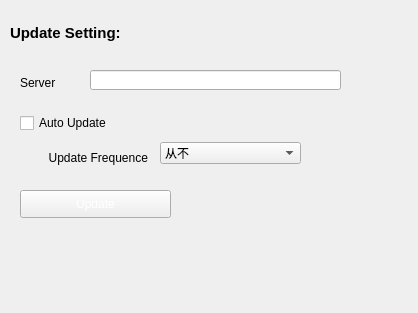
<?xml version="1.0" encoding="UTF-8"?>
<ui version="4.0">
 <class>FormAPNMain</class>
 <widget class="QWidget" name="FormAPNMain">
  <property name="geometry">
   <rect>
    <x>0</x>
    <y>0</y>
    <width>418</width>
    <height>313</height>
   </rect>
  </property>
  <property name="windowTitle">
   <string>Form</string>
  </property>
  <property name="styleSheet">
   <string notr="true">QWidget#FormAPNMain
{
	border-image:url(Skin/bg_tabright_big.png);
}
QPushButton{ 
border-image:url(Skin/SmallChangeableButton_1.png);
	color: rgb(255, 255, 255);
}
QPushButton:pressed{ 
border-image:url(Skin/SmallChangeableButton_3.png);
}
QPushButton:hover{
border-image:url(Skin/SmallChangeableButton_3.png);
	color: rgb(0, 0, 0);
}
QPushButton:disabled{
border-image:url(Skin/SmallChangeableButton_2.png);
	color: rgb(0, 0, 0);
}</string>
  </property>
  <widget class="QPushButton" name="pushButtonManualUpdate">
   <property name="geometry">
    <rect>
     <x>20</x>
     <y>190</y>
     <width>151</width>
     <height>28</height>
    </rect>
   </property>
   <property name="cursor">
    <cursorShape>PointingHandCursor</cursorShape>
   </property>
   <property name="focusPolicy">
    <enum>Qt::NoFocus</enum>
   </property>
   <property name="styleSheet">
    <string notr="true"/>
   </property>
   <property name="text">
    <string>Update</string>
   </property>
  </widget>
  <widget class="QLineEdit" name="lineEditServerAddress">
   <property name="geometry">
    <rect>
     <x>90</x>
     <y>70</y>
     <width>251</width>
     <height>20</height>
    </rect>
   </property>
  </widget>
  <widget class="QLabel" name="labelServer">
   <property name="geometry">
    <rect>
     <x>20</x>
     <y>75</y>
     <width>61</width>
     <height>16</height>
    </rect>
   </property>
   <property name="text">
    <string>Server</string>
   </property>
  </widget>
  <widget class="QCheckBox" name="checkBoxAutoUpdate">
   <property name="geometry">
    <rect>
     <x>20</x>
     <y>115</y>
     <width>161</width>
     <height>16</height>
    </rect>
   </property>
   <property name="cursor">
    <cursorShape>PointingHandCursor</cursorShape>
   </property>
   <property name="focusPolicy">
    <enum>Qt::NoFocus</enum>
   </property>
   <property name="text">
    <string>Auto Update</string>
   </property>
  </widget>
  <widget class="QComboBox" name="comboBoxFrequence">
   <property name="geometry">
    <rect>
     <x>160</x>
     <y>142</y>
     <width>141</width>
     <height>22</height>
    </rect>
   </property>
   <item>
    <property name="text">
     <string>从不</string>
    </property>
   </item>
   <item>
    <property name="text">
     <string>每月</string>
    </property>
   </item>
   <item>
    <property name="text">
     <string>每两周</string>
    </property>
   </item>
   <item>
    <property name="text">
     <string>每日</string>
    </property>
   </item>
  </widget>
  <widget class="QLabel" name="labelUpdateFrequence">
   <property name="geometry">
    <rect>
     <x>17</x>
     <y>142</y>
     <width>131</width>
     <height>31</height>
    </rect>
   </property>
   <property name="styleSheet">
    <string notr="true">QLabel#labelUpdateFrequence
{
	text-align:right;
}</string>
   </property>
   <property name="text">
    <string>Update Frequence</string>
   </property>
   <property name="alignment">
    <set>Qt::AlignRight|Qt::AlignTrailing|Qt::AlignVCenter</set>
   </property>
   <property name="wordWrap">
    <bool>true</bool>
   </property>
  </widget>
  <widget class="QLabel" name="labelUpdateSetting">
   <property name="geometry">
    <rect>
     <x>10</x>
     <y>25</y>
     <width>161</width>
     <height>16</height>
    </rect>
   </property>
   <property name="font">
    <font>
     <family>Arial</family>
     <pointsize>11</pointsize>
     <weight>75</weight>
     <bold>true</bold>
    </font>
   </property>
   <property name="text">
    <string>Update Setting:</string>
   </property>
   <property name="TypeOfControl" stdset="0">
    <string>Secondtitlecolor</string>
   </property>
  </widget>
  <widget class="QPushButton" name="pushButtonApplyUpdate">
   <property name="geometry">
    <rect>
     <x>-130</x>
     <y>140</y>
     <width>81</width>
     <height>28</height>
    </rect>
   </property>
   <property name="focusPolicy">
    <enum>Qt::NoFocus</enum>
   </property>
   <property name="styleSheet">
    <string notr="true">QPushButton
{
	border-image:url(Skin/button_Enable.png);
}
QPushButton:hover
{
	border-image:url(Skin/button_Hover.png);
}
QPushButton:pressed
{
	border-image:url(Skin/button_Down.png);
}
QPushButton:disabled
{
	border-image:url(Skin/button_Disable.png);
}</string>
   </property>
   <property name="text">
    <string>Apply</string>
   </property>
  </widget>
 </widget>
 <resources/>
 <connections/>
</ui>
